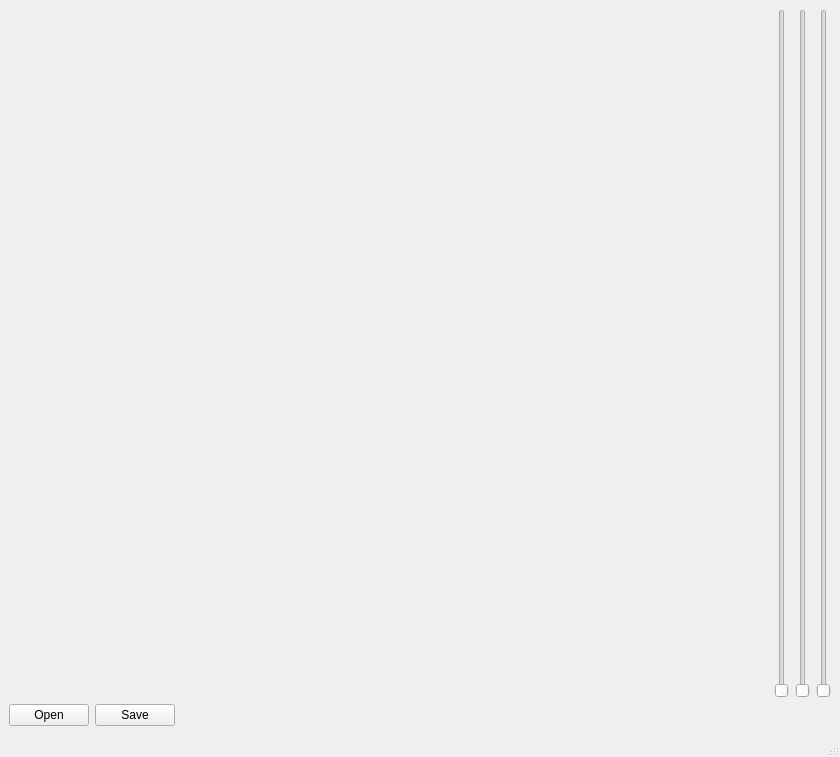
<?xml version="1.0" encoding="UTF-8"?>
<ui version="4.0">
 <class>MainWindow</class>
 <widget class="QMainWindow" name="MainWindow">
  <property name="geometry">
   <rect>
    <x>0</x>
    <y>0</y>
    <width>840</width>
    <height>757</height>
   </rect>
  </property>
  <property name="windowTitle">
   <string>MainWindow</string>
  </property>
  <widget class="QWidget" name="centralwidget">
   <layout class="QGridLayout" name="gridLayout_2">
    <item row="0" column="0">
     <layout class="QGridLayout" name="gridLayout">
      <item row="0" column="0" colspan="2">
       <layout class="QHBoxLayout" name="horizontalLayout_3">
        <item>
         <widget class="QLabel" name="label">
          <property name="text">
           <string/>
          </property>
          <property name="pixmap">
           <pixmap>img/208827851-760x535-1.jpg</pixmap>
          </property>
         </widget>
        </item>
        <item>
         <layout class="QHBoxLayout" name="horizontalLayout">
          <item>
           <widget class="QSlider" name="verticalSlider">
            <property name="orientation">
             <enum>Qt::Vertical</enum>
            </property>
           </widget>
          </item>
          <item>
           <widget class="QSlider" name="verticalSlider_2">
            <property name="orientation">
             <enum>Qt::Vertical</enum>
            </property>
           </widget>
          </item>
          <item>
           <widget class="QSlider" name="verticalSlider_3">
            <property name="orientation">
             <enum>Qt::Vertical</enum>
            </property>
           </widget>
          </item>
         </layout>
        </item>
       </layout>
      </item>
      <item row="1" column="0">
       <layout class="QHBoxLayout" name="horizontalLayout_2">
        <item>
         <widget class="QPushButton" name="pushButton">
          <property name="text">
           <string>Open</string>
          </property>
         </widget>
        </item>
        <item>
         <widget class="QPushButton" name="pushButton_2">
          <property name="text">
           <string>Save</string>
          </property>
         </widget>
        </item>
       </layout>
      </item>
      <item row="1" column="1">
       <spacer name="horizontalSpacer">
        <property name="orientation">
         <enum>Qt::Horizontal</enum>
        </property>
        <property name="sizeHint" stdset="0">
         <size>
          <width>40</width>
          <height>20</height>
         </size>
        </property>
       </spacer>
      </item>
     </layout>
    </item>
   </layout>
  </widget>
  <widget class="QStatusBar" name="statusbar"/>
 </widget>
 <resources/>
 <connections>
  <connection>
   <sender>verticalSlider</sender>
   <signal>valueChanged(int)</signal>
   <receiver>label</receiver>
   <slot>setNum(int)</slot>
   <hints>
    <hint type="sourcelabel">
     <x>771</x>
     <y>424</y>
    </hint>
    <hint type="destinationlabel">
     <x>682</x>
     <y>409</y>
    </hint>
   </hints>
  </connection>
  <connection>
   <sender>verticalSlider_2</sender>
   <signal>valueChanged(int)</signal>
   <receiver>label</receiver>
   <slot>clear()</slot>
   <hints>
    <hint type="sourcelabel">
     <x>799</x>
     <y>431</y>
    </hint>
    <hint type="destinationlabel">
     <x>683</x>
     <y>444</y>
    </hint>
   </hints>
  </connection>
  <connection>
   <sender>pushButton</sender>
   <signal>clicked()</signal>
   <receiver>label</receiver>
   <slot>clear()</slot>
   <hints>
    <hint type="sourcelabel">
     <x>41</x>
     <y>711</y>
    </hint>
    <hint type="destinationlabel">
     <x>69</x>
     <y>626</y>
    </hint>
   </hints>
  </connection>
  <connection>
   <sender>pushButton_2</sender>
   <signal>clicked()</signal>
   <receiver>label</receiver>
   <slot>clear()</slot>
   <hints>
    <hint type="sourcelabel">
     <x>150</x>
     <y>717</y>
    </hint>
    <hint type="destinationlabel">
     <x>125</x>
     <y>545</y>
    </hint>
   </hints>
  </connection>
  <connection>
   <sender>verticalSlider_3</sender>
   <signal>valueChanged(int)</signal>
   <receiver>label</receiver>
   <slot>setNum(int)</slot>
   <hints>
    <hint type="sourcelabel">
     <x>817</x>
     <y>191</y>
    </hint>
    <hint type="destinationlabel">
     <x>506</x>
     <y>268</y>
    </hint>
   </hints>
  </connection>
 </connections>
</ui>
